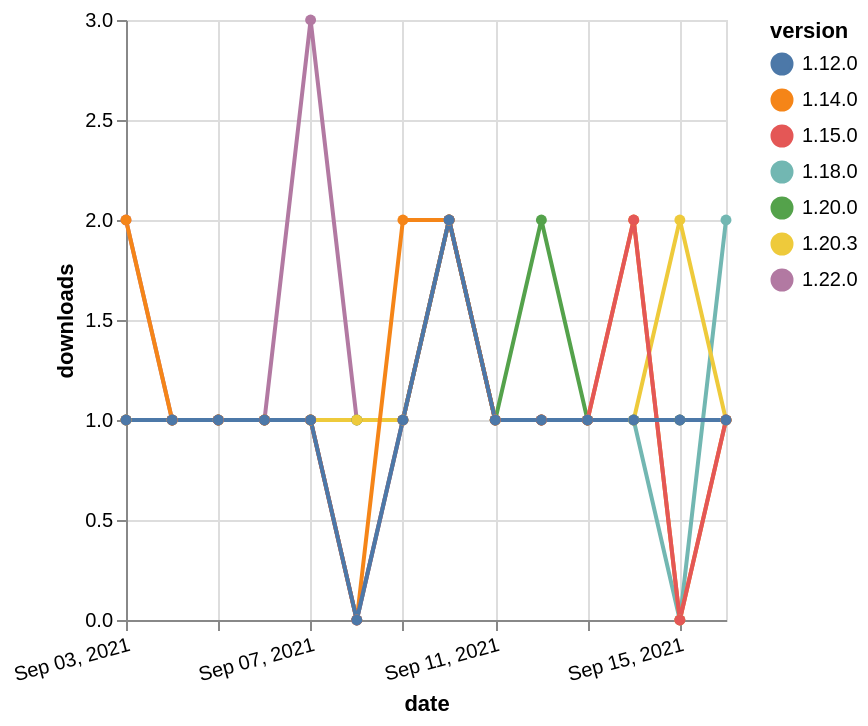

This figure's Vega-Lite source:
### Vega-Lite specification from a JSON file in a GitHub repository (floating-point values rounded to 4 significant figures)
{"$schema": "https://vega.github.io/schema/vega-lite/v5.json", "description": "A simple bar chart with embedded data.", "data": {"values": [{"date": "2021-09-03", "total": 176, "delta": 1, "version": "1.18.0"}, {"date": "2021-09-04", "total": 177, "delta": 1, "version": "1.18.0"}, {"date": "2021-09-05", "total": 178, "delta": 1, "version": "1.18.0"}, {"date": "2021-09-06", "total": 179, "delta": 1, "version": "1.18.0"}, {"date": "2021-09-07", "total": 180, "delta": 1, "version": "1.18.0"}, {"date": "2021-09-08", "total": 180, "delta": 0, "version": "1.18.0"}, {"date": "2021-09-09", "total": 181, "delta": 1, "version": "1.18.0"}, {"date": "2021-09-10", "total": 183, "delta": 2, "version": "1.18.0"}, {"date": "2021-09-11", "total": 184, "delta": 1, "version": "1.18.0"}, {"date": "2021-09-12", "total": 185, "delta": 1, "version": "1.18.0"}, {"date": "2021-09-13", "total": 186, "delta": 1, "version": "1.18.0"}, {"date": "2021-09-14", "total": 187, "delta": 1, "version": "1.18.0"}, {"date": "2021-09-15", "total": 187, "delta": 0, "version": "1.18.0"}, {"date": "2021-09-16", "total": 189, "delta": 2, "version": "1.18.0"}, {"date": "2021-09-03", "total": 117, "delta": 2, "version": "1.22.0"}, {"date": "2021-09-04", "total": 118, "delta": 1, "version": "1.22.0"}, {"date": "2021-09-05", "total": 119, "delta": 1, "version": "1.22.0"}, {"date": "2021-09-06", "total": 120, "delta": 1, "version": "1.22.0"}, {"date": "2021-09-07", "total": 123, "delta": 3, "version": "1.22.0"}, {"date": "2021-09-08", "total": 124, "delta": 1, "version": "1.22.0"}, {"date": "2021-09-09", "total": 125, "delta": 1, "version": "1.22.0"}, {"date": "2021-09-10", "total": 127, "delta": 2, "version": "1.22.0"}, {"date": "2021-09-11", "total": 128, "delta": 1, "version": "1.22.0"}, {"date": "2021-09-12", "total": 129, "delta": 1, "version": "1.22.0"}, {"date": "2021-09-13", "total": 130, "delta": 1, "version": "1.22.0"}, {"date": "2021-09-14", "total": 131, "delta": 1, "version": "1.22.0"}, {"date": "2021-09-15", "total": 132, "delta": 1, "version": "1.22.0"}, {"date": "2021-09-16", "total": 133, "delta": 1, "version": "1.22.0"}, {"date": "2021-09-03", "total": 153, "delta": 1, "version": "1.20.0"}, {"date": "2021-09-04", "total": 154, "delta": 1, "version": "1.20.0"}, {"date": "2021-09-05", "total": 155, "delta": 1, "version": "1.20.0"}, {"date": "2021-09-06", "total": 156, "delta": 1, "version": "1.20.0"}, {"date": "2021-09-07", "total": 157, "delta": 1, "version": "1.20.0"}, {"date": "2021-09-08", "total": 158, "delta": 1, "version": "1.20.0"}, {"date": "2021-09-09", "total": 159, "delta": 1, "version": "1.20.0"}, {"date": "2021-09-10", "total": 161, "delta": 2, "version": "1.20.0"}, {"date": "2021-09-11", "total": 162, "delta": 1, "version": "1.20.0"}, {"date": "2021-09-12", "total": 164, "delta": 2, "version": "1.20.0"}, {"date": "2021-09-13", "total": 165, "delta": 1, "version": "1.20.0"}, {"date": "2021-09-14", "total": 166, "delta": 1, "version": "1.20.0"}, {"date": "2021-09-15", "total": 167, "delta": 1, "version": "1.20.0"}, {"date": "2021-09-16", "total": 168, "delta": 1, "version": "1.20.0"}, {"date": "2021-09-03", "total": 136, "delta": 1, "version": "1.20.3"}, {"date": "2021-09-04", "total": 137, "delta": 1, "version": "1.20.3"}, {"date": "2021-09-05", "total": 138, "delta": 1, "version": "1.20.3"}, {"date": "2021-09-06", "total": 139, "delta": 1, "version": "1.20.3"}, {"date": "2021-09-07", "total": 140, "delta": 1, "version": "1.20.3"}, {"date": "2021-09-08", "total": 141, "delta": 1, "version": "1.20.3"}, {"date": "2021-09-09", "total": 142, "delta": 1, "version": "1.20.3"}, {"date": "2021-09-10", "total": 144, "delta": 2, "version": "1.20.3"}, {"date": "2021-09-11", "total": 145, "delta": 1, "version": "1.20.3"}, {"date": "2021-09-12", "total": 146, "delta": 1, "version": "1.20.3"}, {"date": "2021-09-13", "total": 147, "delta": 1, "version": "1.20.3"}, {"date": "2021-09-14", "total": 148, "delta": 1, "version": "1.20.3"}, {"date": "2021-09-15", "total": 150, "delta": 2, "version": "1.20.3"}, {"date": "2021-09-16", "total": 151, "delta": 1, "version": "1.20.3"}, {"date": "2021-09-03", "total": 218, "delta": 2, "version": "1.14.0"}, {"date": "2021-09-04", "total": 219, "delta": 1, "version": "1.14.0"}, {"date": "2021-09-05", "total": 220, "delta": 1, "version": "1.14.0"}, {"date": "2021-09-06", "total": 221, "delta": 1, "version": "1.14.0"}, {"date": "2021-09-07", "total": 222, "delta": 1, "version": "1.14.0"}, {"date": "2021-09-08", "total": 222, "delta": 0, "version": "1.14.0"}, {"date": "2021-09-09", "total": 224, "delta": 2, "version": "1.14.0"}, {"date": "2021-09-10", "total": 226, "delta": 2, "version": "1.14.0"}, {"date": "2021-09-11", "total": 227, "delta": 1, "version": "1.14.0"}, {"date": "2021-09-12", "total": 228, "delta": 1, "version": "1.14.0"}, {"date": "2021-09-13", "total": 229, "delta": 1, "version": "1.14.0"}, {"date": "2021-09-14", "total": 231, "delta": 2, "version": "1.14.0"}, {"date": "2021-09-15", "total": 231, "delta": 0, "version": "1.14.0"}, {"date": "2021-09-16", "total": 232, "delta": 1, "version": "1.14.0"}, {"date": "2021-09-03", "total": 203, "delta": 1, "version": "1.15.0"}, {"date": "2021-09-04", "total": 204, "delta": 1, "version": "1.15.0"}, {"date": "2021-09-05", "total": 205, "delta": 1, "version": "1.15.0"}, {"date": "2021-09-06", "total": 206, "delta": 1, "version": "1.15.0"}, {"date": "2021-09-07", "total": 207, "delta": 1, "version": "1.15.0"}, {"date": "2021-09-08", "total": 207, "delta": 0, "version": "1.15.0"}, {"date": "2021-09-09", "total": 208, "delta": 1, "version": "1.15.0"}, {"date": "2021-09-10", "total": 210, "delta": 2, "version": "1.15.0"}, {"date": "2021-09-11", "total": 211, "delta": 1, "version": "1.15.0"}, {"date": "2021-09-12", "total": 212, "delta": 1, "version": "1.15.0"}, {"date": "2021-09-13", "total": 213, "delta": 1, "version": "1.15.0"}, {"date": "2021-09-14", "total": 215, "delta": 2, "version": "1.15.0"}, {"date": "2021-09-15", "total": 215, "delta": 0, "version": "1.15.0"}, {"date": "2021-09-16", "total": 216, "delta": 1, "version": "1.15.0"}, {"date": "2021-09-03", "total": 271, "delta": 1, "version": "1.12.0"}, {"date": "2021-09-04", "total": 272, "delta": 1, "version": "1.12.0"}, {"date": "2021-09-05", "total": 273, "delta": 1, "version": "1.12.0"}, {"date": "2021-09-06", "total": 274, "delta": 1, "version": "1.12.0"}, {"date": "2021-09-07", "total": 275, "delta": 1, "version": "1.12.0"}, {"date": "2021-09-08", "total": 275, "delta": 0, "version": "1.12.0"}, {"date": "2021-09-09", "total": 276, "delta": 1, "version": "1.12.0"}, {"date": "2021-09-10", "total": 278, "delta": 2, "version": "1.12.0"}, {"date": "2021-09-11", "total": 279, "delta": 1, "version": "1.12.0"}, {"date": "2021-09-12", "total": 280, "delta": 1, "version": "1.12.0"}, {"date": "2021-09-13", "total": 281, "delta": 1, "version": "1.12.0"}, {"date": "2021-09-14", "total": 282, "delta": 1, "version": "1.12.0"}, {"date": "2021-09-15", "total": 283, "delta": 1, "version": "1.12.0"}, {"date": "2021-09-16", "total": 284, "delta": 1, "version": "1.12.0"}]}, "width": "container", "mark": {"type": "line", "point": {"filled": true}}, "encoding": {"x": {"field": "date", "type": "temporal", "timeUnit": "yearmonthdate", "title": "date", "axis": {"labelAngle": -15}}, "y": {"field": "delta", "type": "quantitative", "title": "downloads"}, "color": {"field": "version", "type": "nominal"}, "tooltip": {"field": "delta"}}}
